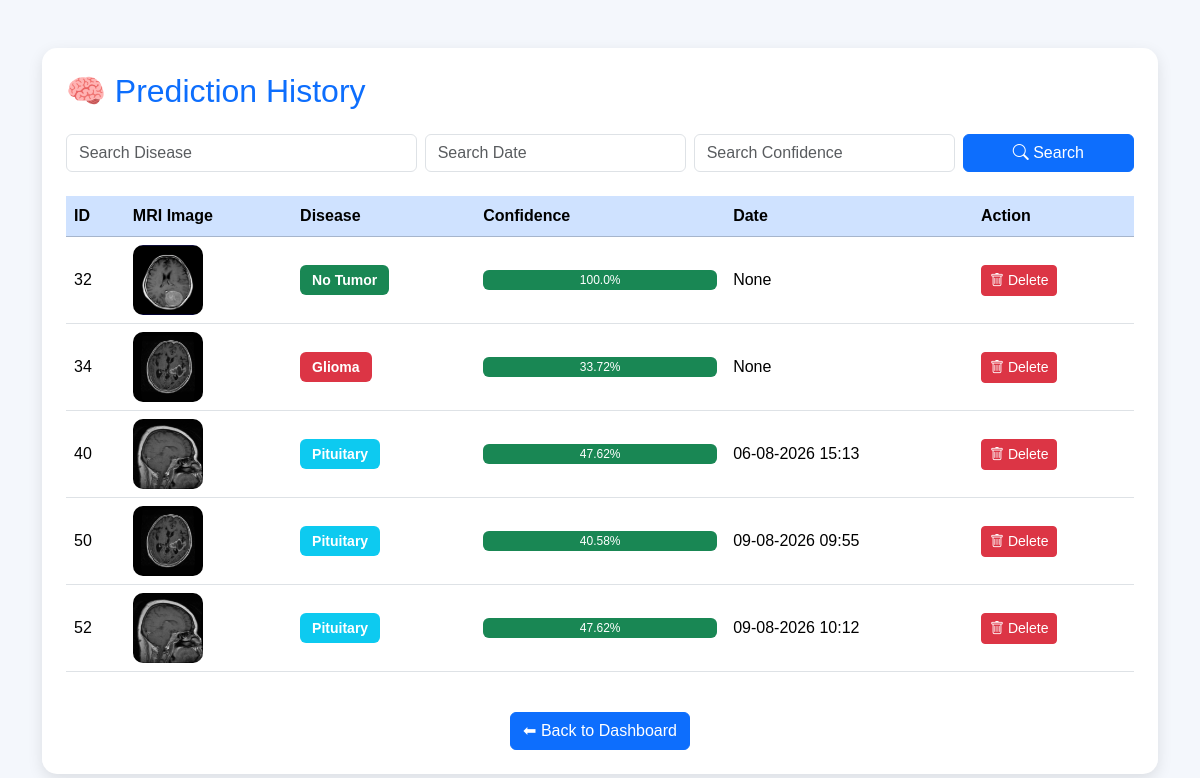
The app's page /history with its own data.
### tables this page shows
CREATE TABLE predictions(
    id INTEGER PRIMARY KEY AUTOINCREMENT,
    image TEXT,
    disease TEXT,
    confidence TEXT
, date TEXT, patient_name TEXT, patient_age INTEGER, patient_gender TEXT, patient_id TEXT, patient_contact TEXT);

### app.py (the view)
@app.route('/history')
def history():
    disease = request.args.get("disease")
    date = request.args.get("date")
    confidence = request.args.get("confidence")
    conn = sqlite3.connect("database.db")
    cursor = conn.cursor()
    query = "SELECT * FROM predictions WHERE 1=1"
    values = []
    if disease:
        query += " AND disease LIKE ?"
        values.append("%" + disease + "%")
    if date:
        query += " AND date LIKE ?"
        values.append("%" + date + "%")
    if confidence:
        query += " AND confidence LIKE ?"
        values.append("%" + confidence + "%")
    cursor.execute(query, values)
    data = cursor.fetchall()
    conn.close()
    return render_template("history.html", data=data)

### templates/history.html (shortened to what this page needs)
<!DOCTYPE html>
<html lang="en">
<head>
<link href="https://cdn.jsdelivr.net/npm/bootstrap@5.3.3/dist/css/bootstrap.min.css" rel="stylesheet">
<link rel="stylesheet"
href="https://cdn.jsdelivr.net/npm/bootstrap-icons@1.11.3/font/bootstrap-icons.min.css">
</head>
<body>
<div class="container mt-5">
<div class="card p-4">
<h2 class="mb-4 text-primary">
🧠 Prediction History
</h2>
<form method="GET" action="/history" class="mb-4">
<div class="row g-2">
<div class="col-md-4">
<input
type="text"
name="disease"
class="form-control"
placeholder="Search Disease">
</div>
<div class="col-md-3">
<input
type="text"
name="date"
class="form-control"
placeholder="Search Date">
</div>
<div class="col-md-3">
<input
type="text"
name="confidence"
class="form-control"
placeholder="Search Confidence">
</div>
<div class="col-md-2 d-grid">
<button class="btn btn-primary">
<i class="bi bi-search"></i>
Search
</button>
</div>
</div>
</form>
<div class="table-responsive">
<table class="table table-hover align-middle">
<thead class="table-primary">
<tr>
<th>ID</th>
<th>MRI Image</th>
<th>Disease</th>
<th>Confidence</th>
<th>Date</th>
<th>Action</th>
</tr>
</thead>
<tbody>
{% for row in data %}
<tr>
<td>{{ row[0] }}</td>
<td>
<img
src="{{ url_for('static', filename='uploads/' + row[1]) }}">
</td>
<td>
{% if row[2] == "notumor" %}
<span class="badge bg-success">
No Tumor
</span>
{% elif row[2] == "glioma" %}
<span class="badge bg-danger">
Glioma
</span>
{% elif row[2] == "meningioma" %}
<span class="badge bg-warning text-dark">
Meningioma
</span>
{% else %}
<span class="badge bg-info">
Pituitary
</span>
{% endif %}
</td>
<td width="250">
<div class="progress">
<div
class="progress-bar bg-success"
style="width:100%;">
{{ row[3] }}
</div>
</div>
</td>
<td>
{{ row[4] }}
</td>
<td>
<a
href="/delete_prediction/{{ row[0] }}"
class="btn btn-danger btn-sm"
onclick="return confirm('Delete this prediction?')">
<i class="bi bi-trash"></i>
Delete
</a>
</td>
</tr>
{% endfor %}
</tbody>
</table>
</div>
<div class="text-center mt-4">
<a href="/dashboard" class="btn btn-primary">
⬅ Back to Dashboard
</a>
</div>
</div>
</div>
</body>
</html>

### templates/history.html (style rules this page uses)
body { background:#f4f7fc; font-family:Arial,sans-serif; }
.card { border:none; border-radius:15px; box-shadow:0 5px 15px rgba(0,0,0,.1); }
table img { width:70px; height:70px; object-fit:cover; border-radius:10px; }
.badge { font-size:14px; padding:8px 12px; }
.progress { height:20px; }

### records on screen
predictions: id "32", image (picture), disease "No Tumor", confidence "100.0%", row "None"
predictions: id "34", image (picture), disease "Glioma", confidence "33.72%", row "None"
predictions: id "40", image (picture), disease "Pituitary", confidence "47.62%", date "06-08-2026 15:13"
predictions: id "50", image (picture), disease "Pituitary", confidence "40.58%", date "09-08-2026 09:55"
predictions: id "52", image (picture), disease "Pituitary", confidence "47.62%", date "09-08-2026 10:12"
